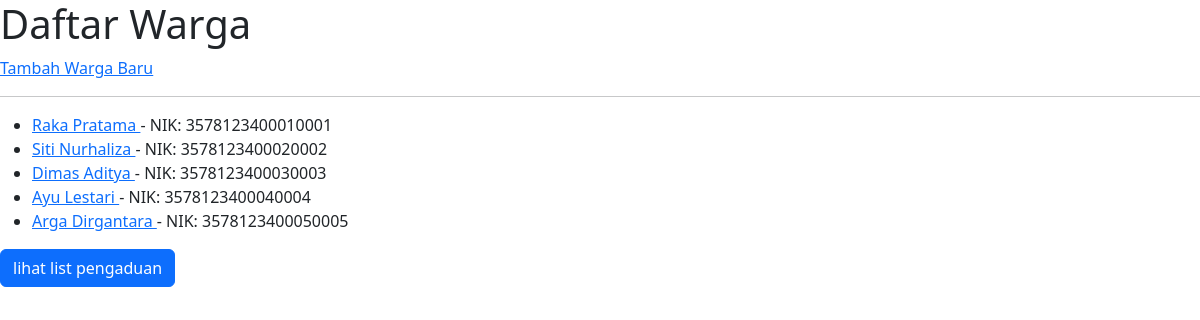
The page /warga/ on the database its author committed.
### warga/models.py (models this page shows, shortened)
class Warga(models.Model):
    nik = models.CharField(max_length=16, unique=True, verbose_name="Nomor Induk Kependudukan")
    nama_lengkap = models.CharField(max_length=100, verbose_name="Nama Lengkap")
    alamat = models.TextField(verbose_name="Alamat Tinggal")
    no_telepon = models.CharField(max_length=15, blank=True, verbose_name="Nomor Telepon")
    tanggal_registrasi = models.DateTimeField(auto_now_add=True)

### warga/views.py (the view)
# urls.py: path('', WargaListView.as_view(), name='warga-list'),
class WargaListView(ListView):
    model = Warga

### warga/templates/warga/warga_list.html (shortened to what this page needs)
<!DOCTYPE html>
<html>
<head>
    <link href="https://cdn.jsdelivr.net/npm/bootstrap@5.3.3/dist/css/bootstrap.min.css" rel="stylesheet">
</head>
<body>
    <h1>Daftar Warga</h1>
    <a href="{% url 'warga-tambah' %}">Tambah Warga Baru</a>
    <hr>
    <ul>
        {% for warga in object_list %}
            <li>
                <a href="{% url 'warga-detail' warga.pk %}">
                    {{ warga.nama_lengkap }}
                </a> - NIK: {{ warga.nik }}
            </li>
        {% empty %}
            <li>Belum ada data warga yang terdaftar.</li>
        {% endfor %}
    </ul>
    <a class="btn btn-primary" href="{% url 'pengaduan-list' %}">lihat list pengaduan</a>
</body>
</html>

### rows shown on the page
Warga: nama_lengkap "Raka Pratama", nik "3578123400010001"
Warga: nama_lengkap "Siti Nurhaliza", nik "3578123400020002"
Warga: nama_lengkap "Dimas Aditya", nik "3578123400030003"
Warga: nama_lengkap "Ayu Lestari", nik "3578123400040004"
Warga: nama_lengkap "Arga Dirgantara", nik "3578123400050005"
